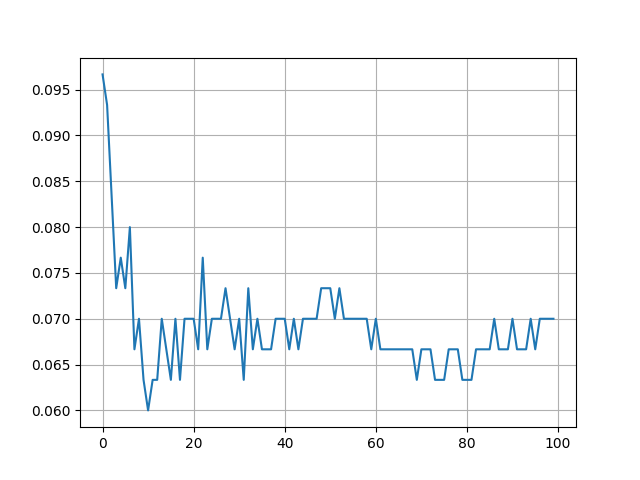

Recreate this plot in Python.
# https://pythonru.com/uroki/sklearn-kmeans-i-knn
# https://gitlab.com/PythonRu/notebooks/-/blob/master/classified_data.csv

import numpy as np
import pandas as pd
import matplotlib.pyplot as plt
import seaborn as sns
from sklearn.preprocessing import StandardScaler
from sklearn.model_selection import train_test_split
from sklearn.neighbors import KNeighborsClassifier
from sklearn.metrics import classification_report
from sklearn.metrics import confusion_matrix



raw_data = pd.read_csv('classified_data.csv')
raw_data = pd.read_csv('classified_data.csv', index_col = 0)
print(raw_data.head())


scaler = StandardScaler()
scaler.fit(raw_data.drop('TARGET CLASS', axis=1))
scaled_features = scaler.transform(raw_data.drop('TARGET CLASS', axis=1))
scaled_data = pd.DataFrame(scaled_features, columns = raw_data.drop('TARGET CLASS', axis=1).columns)

x = scaled_data
y = raw_data['TARGET CLASS']

x_training_data, x_test_data, y_training_data, y_test_data = train_test_split(x, y, test_size = 0.3)


model = KNeighborsClassifier(n_neighbors = 1)

model.fit(x_training_data, y_training_data)

predictions = model.predict(x_test_data)
print(predictions)

print(classification_report(y_test_data, predictions))

print(confusion_matrix(y_test_data, predictions))
# Вывод:
# [[134  14]
# [ 12 140]]


'''
Выбор оптимального значения для K с помощью метода «Локтя»
'''

error_rates = []

for i in np.arange(1, 101):
    new_model = KNeighborsClassifier(n_neighbors = i)
    new_model.fit(x_training_data, y_training_data)
    new_predictions = new_model.predict(x_test_data)
    error_rates.append(np.mean(new_predictions != y_test_data))

plt.plot(error_rates)
plt.grid()
plt.show()
'''
Как видно из графика, мы достигаем минимальной частоты ошибок при значении K,
равном приблизительно 35. Это означает, что 35 является подходящим выбором для K,
который сочетает в себе простоту и точность предсказаний.
'''
